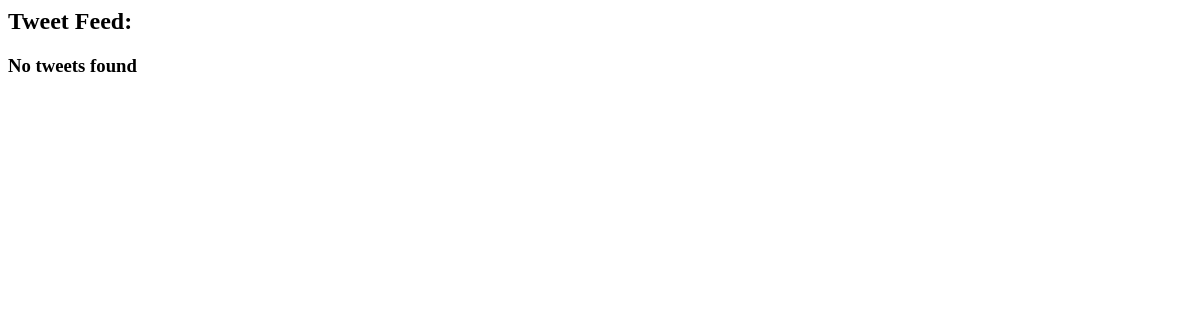
Before: /tweet/59/ with the older database file.
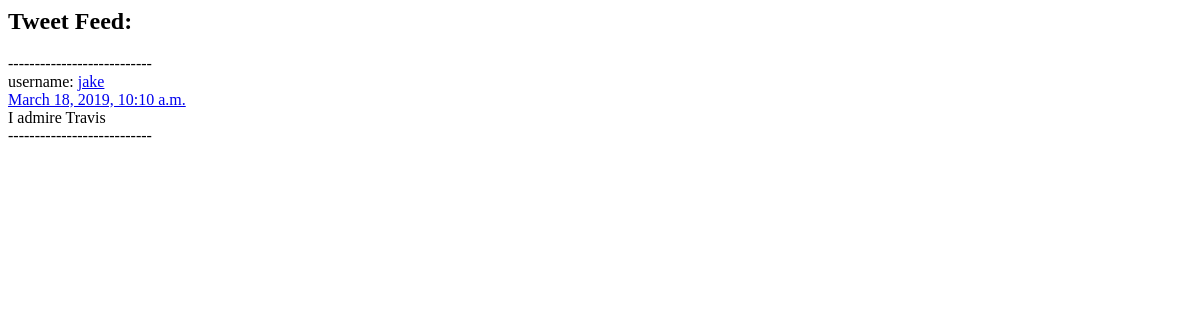
After: the same page with the newer database file.
### twitterdjango/tweet/models.py (models this page shows)
class Tweet(models.Model):
    body = models.CharField(max_length=140)
    date_created = models.DateTimeField(auto_now_add=True, blank=True)
    userprofile = models.ForeignKey(
        TwitterUser, on_delete=models.CASCADE)

### twitterdjango/twitteruser/models.py (models this page shows)
class TwitterUser(models.Model):
    username = models.CharField(max_length=15)
    date_created = models.DateTimeField(auto_now_add=True, blank=True)
    bio = models.CharField(max_length=200)
    user = models.OneToOneField(User, on_delete=models.CASCADE)
    following = models.ManyToManyField('self', symmetrical=False, blank=True)

### twitterdjango/tweet/views.py (the view)
# urls.py: path('tweet/<int:pk>/', views.tweetid, name='tweetid'),
def tweetid(request, pk):
    html = 'twitterfeed.html'
    page_options = {}
    tweet = Tweet.objects.filter(pk=pk)
    page_options.update({"tweets": tweet})
    return render(request, html, page_options)

### twitterdjango/templates/twitterfeed.html (shortened to what this page needs)
<h2>Tweet Feed:</h2>
<div class="pure-menu pure-menu-scrollable">
  {%for tweet in tweets%}
  <div>
    <div>---------------------------</div>
    <div>
      username:
      <a href="{% url 'profile' tweet.userprofile.username %}">
        {{ tweet.userprofile.username }}
      </a>
    </div>
    <div>
      <a href="{%url 'tweetid' tweet.pk%}">{{ tweet.date_created }} </a>
    </div>
    <div>{{ tweet.body }}</div>
    <div>---------------------------</div>
    {%endfor%} {%if not tweets%}
  </div>
  <h3>No tweets found</h3>
  {%endif%}
</div>

Changed rows visible on the page:
added Tweet: userprofile.username "jake", date_created "March 18, 2019, 10:10 a.m.", body "I admire Travis"
Other visible differences:
text no longer shown: "No tweets found"
